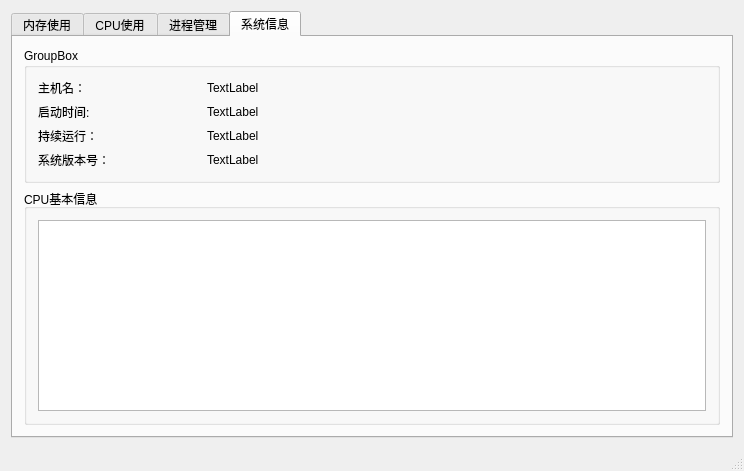
<?xml version="1.0" encoding="UTF-8"?>
<ui version="4.0">
 <class>MainWindow</class>
 <widget class="QMainWindow" name="MainWindow">
  <property name="geometry">
   <rect>
    <x>0</x>
    <y>0</y>
    <width>744</width>
    <height>471</height>
   </rect>
  </property>
  <property name="windowTitle">
   <string>MainWindow</string>
  </property>
  <widget class="QWidget" name="centralWidget">
   <layout class="QGridLayout" name="gridLayout_2">
    <item row="0" column="0">
     <widget class="QTabWidget" name="tabWidget">
      <property name="currentIndex">
       <number>3</number>
      </property>
      <widget class="QWidget" name="Memtab">
       <attribute name="title">
        <string>内存使用</string>
       </attribute>
       <layout class="QGridLayout" name="gridLayout">
        <item row="1" column="8">
         <widget class="QLabel" name="label_9">
          <property name="text">
           <string>MB</string>
          </property>
         </widget>
        </item>
        <item row="5" column="0" colspan="9">
         <widget class="QProgressBar" name="swapBar">
          <property name="value">
           <number>0</number>
          </property>
          <property name="orientation">
           <enum>Qt::Horizontal</enum>
          </property>
         </widget>
        </item>
        <item row="6" column="0" colspan="9">
         <widget class="QChartView" name="memChart"/>
        </item>
        <item row="4" column="4">
         <widget class="QLabel" name="Swapfree">
          <property name="text">
           <string>TextLabel</string>
          </property>
         </widget>
        </item>
        <item row="4" column="5">
         <widget class="QLabel" name="label_18">
          <property name="text">
           <string>MB</string>
          </property>
         </widget>
        </item>
        <item row="1" column="7">
         <widget class="QLabel" name="Memuse">
          <property name="text">
           <string>TextLabel</string>
          </property>
         </widget>
        </item>
        <item row="1" column="6">
         <widget class="QLabel" name="label">
          <property name="text">
           <string>Use:</string>
          </property>
         </widget>
        </item>
        <item row="4" column="3">
         <widget class="QLabel" name="label_11">
          <property name="text">
           <string>Free:</string>
          </property>
         </widget>
        </item>
        <item row="2" column="0" colspan="9">
         <widget class="QProgressBar" name="memBar">
          <property name="value">
           <number>0</number>
          </property>
          <property name="orientation">
           <enum>Qt::Horizontal</enum>
          </property>
         </widget>
        </item>
        <item row="4" column="0">
         <widget class="QLabel" name="label_14">
          <property name="text">
           <string>Total:</string>
          </property>
         </widget>
        </item>
        <item row="1" column="2">
         <widget class="QLabel" name="label_3">
          <property name="text">
           <string>MB</string>
          </property>
         </widget>
        </item>
        <item row="1" column="3">
         <widget class="QLabel" name="label_4">
          <property name="text">
           <string>Free:</string>
          </property>
         </widget>
        </item>
        <item row="4" column="6">
         <widget class="QLabel" name="label_12">
          <property name="text">
           <string>Use:</string>
          </property>
         </widget>
        </item>
        <item row="4" column="7">
         <widget class="QLabel" name="SwapUse">
          <property name="text">
           <string>TextLabel</string>
          </property>
         </widget>
        </item>
        <item row="1" column="1">
         <widget class="QLabel" name="Memtotal">
          <property name="text">
           <string>TextLabel</string>
          </property>
         </widget>
        </item>
        <item row="4" column="2">
         <widget class="QLabel" name="label_10">
          <property name="text">
           <string>MB</string>
          </property>
         </widget>
        </item>
        <item row="1" column="0">
         <widget class="QLabel" name="label_5">
          <property name="text">
           <string>Total:</string>
          </property>
         </widget>
        </item>
        <item row="1" column="4">
         <widget class="QLabel" name="Memfree">
          <property name="text">
           <string>TextLabel</string>
          </property>
         </widget>
        </item>
        <item row="1" column="5">
         <widget class="QLabel" name="label_6">
          <property name="text">
           <string>MB</string>
          </property>
         </widget>
        </item>
        <item row="0" column="0">
         <widget class="QLabel" name="label_8">
          <property name="text">
           <string>Memory</string>
          </property>
         </widget>
        </item>
        <item row="4" column="8">
         <widget class="QLabel" name="label_15">
          <property name="text">
           <string>MB</string>
          </property>
         </widget>
        </item>
        <item row="4" column="1">
         <widget class="QLabel" name="Swaptotal">
          <property name="text">
           <string>TextLabel</string>
          </property>
         </widget>
        </item>
        <item row="3" column="0">
         <widget class="QLabel" name="label_13">
          <property name="text">
           <string>Swap</string>
          </property>
         </widget>
        </item>
       </layout>
      </widget>
      <widget class="QWidget" name="CPUtab">
       <property name="styleSheet">
        <string notr="true"/>
       </property>
       <attribute name="title">
        <string>CPU使用</string>
       </attribute>
       <layout class="QGridLayout" name="gridLayout_3">
        <item row="0" column="0">
         <widget class="QLabel" name="label_16">
          <property name="text">
           <string>CPU1:</string>
          </property>
         </widget>
        </item>
        <item row="0" column="1">
         <widget class="QProgressBar" name="cpu1Bar">
          <property name="value">
           <number>0</number>
          </property>
         </widget>
        </item>
        <item row="1" column="0">
         <widget class="QLabel" name="label_17">
          <property name="text">
           <string>CPU2:</string>
          </property>
         </widget>
        </item>
        <item row="1" column="1">
         <widget class="QProgressBar" name="cpu2Bar">
          <property name="value">
           <number>0</number>
          </property>
         </widget>
        </item>
        <item row="2" column="0" colspan="2">
         <widget class="QGroupBox" name="groupBox_4">
          <property name="title">
           <string>CPU曲线</string>
          </property>
          <layout class="QGridLayout" name="gridLayout_5">
           <item row="1" column="5">
            <widget class="QLabel" name="yellow">
             <property name="maximumSize">
              <size>
               <width>50</width>
               <height>16777215</height>
              </size>
             </property>
             <property name="text">
              <string/>
             </property>
            </widget>
           </item>
           <item row="1" column="0">
            <widget class="QLabel" name="label_19">
             <property name="maximumSize">
              <size>
               <width>50</width>
               <height>16777215</height>
              </size>
             </property>
             <property name="text">
              <string>CPU1</string>
             </property>
            </widget>
           </item>
           <item row="1" column="1">
            <widget class="QLabel" name="red">
             <property name="maximumSize">
              <size>
               <width>50</width>
               <height>16777215</height>
              </size>
             </property>
             <property name="text">
              <string/>
             </property>
             <property name="scaledContents">
              <bool>false</bool>
             </property>
            </widget>
           </item>
           <item row="0" column="0" colspan="7">
            <widget class="QChartView" name="cpuChart"/>
           </item>
           <item row="1" column="4">
            <widget class="QLabel" name="label_20">
             <property name="maximumSize">
              <size>
               <width>50</width>
               <height>16777215</height>
              </size>
             </property>
             <property name="text">
              <string>CPU2</string>
             </property>
            </widget>
           </item>
          </layout>
         </widget>
        </item>
       </layout>
      </widget>
      <widget class="QWidget" name="Protab">
       <attribute name="title">
        <string>进程管理</string>
       </attribute>
       <layout class="QGridLayout" name="gridLayout_11">
        <item row="0" column="0">
         <widget class="QLabel" name="label_29">
          <property name="text">
           <string>Running:</string>
          </property>
         </widget>
        </item>
        <item row="3" column="0">
         <widget class="QLabel" name="label_33">
          <property name="text">
           <string>Total:</string>
          </property>
         </widget>
        </item>
        <item row="3" column="10">
         <widget class="QPushButton" name="btn_ShutDown">
          <property name="text">
           <string>关机</string>
          </property>
         </widget>
        </item>
        <item row="0" column="10">
         <widget class="QLabel" name="label_Zombie">
          <property name="text">
           <string>TextLabel</string>
          </property>
         </widget>
        </item>
        <item row="0" column="1">
         <widget class="QLabel" name="label_Running">
          <property name="text">
           <string>TextLabel</string>
          </property>
         </widget>
        </item>
        <item row="0" column="9">
         <widget class="QLabel" name="label_32">
          <property name="text">
           <string>Zombie:</string>
          </property>
          <property name="alignment">
           <set>Qt::AlignRight|Qt::AlignTrailing|Qt::AlignVCenter</set>
          </property>
         </widget>
        </item>
        <item row="0" column="4">
         <widget class="QLabel" name="label_30">
          <property name="text">
           <string>Sleeping:</string>
          </property>
         </widget>
        </item>
        <item row="0" column="5">
         <widget class="QLabel" name="label_Sleeping">
          <property name="text">
           <string>TextLabel</string>
          </property>
         </widget>
        </item>
        <item row="0" column="8">
         <widget class="QLabel" name="label_Stopped">
          <property name="text">
           <string>TextLabel</string>
          </property>
         </widget>
        </item>
        <item row="0" column="7">
         <widget class="QLabel" name="label_31">
          <property name="text">
           <string>Stopped:</string>
          </property>
          <property name="alignment">
           <set>Qt::AlignRight|Qt::AlignTrailing|Qt::AlignVCenter</set>
          </property>
         </widget>
        </item>
        <item row="3" column="9">
         <widget class="QPushButton" name="btn_killProc">
          <property name="text">
           <string>结束进程</string>
          </property>
         </widget>
        </item>
        <item row="3" column="8">
         <widget class="QPushButton" name="btn_viewProc">
          <property name="text">
           <string>详细信息</string>
          </property>
         </widget>
        </item>
        <item row="3" column="1">
         <widget class="QLabel" name="label_Total">
          <property name="text">
           <string>TextLabel</string>
          </property>
         </widget>
        </item>
        <item row="3" column="4">
         <widget class="QLabel" name="label_21">
          <property name="text">
           <string>Idle:</string>
          </property>
         </widget>
        </item>
        <item row="3" column="5">
         <widget class="QLabel" name="label_Idle">
          <property name="text">
           <string>TextLabel</string>
          </property>
         </widget>
        </item>
        <item row="1" column="0" colspan="11">
         <widget class="QTableWidget" name="tableWidget">
          <property name="editTriggers">
           <set>QAbstractItemView::NoEditTriggers</set>
          </property>
          <column>
           <property name="text">
            <string>pid</string>
           </property>
          </column>
          <column>
           <property name="text">
            <string>name</string>
           </property>
          </column>
          <column>
           <property name="text">
            <string>state</string>
           </property>
          </column>
          <column>
           <property name="text">
            <string>ppid</string>
           </property>
          </column>
          <column>
           <property name="text">
            <string>priority</string>
           </property>
          </column>
          <column>
           <property name="text">
            <string>Memory(MB)</string>
           </property>
          </column>
         </widget>
        </item>
        <item row="3" column="7">
         <widget class="QPushButton" name="pushButton">
          <property name="text">
           <string>查找进程</string>
          </property>
         </widget>
        </item>
       </layout>
      </widget>
      <widget class="QWidget" name="Systab">
       <attribute name="title">
        <string>系统信息</string>
       </attribute>
       <layout class="QGridLayout" name="gridLayout_4">
        <item row="0" column="0">
         <widget class="QGroupBox" name="groupBox_5">
          <property name="title">
           <string>GroupBox</string>
          </property>
          <layout class="QGridLayout" name="gridLayout_6">
           <item row="0" column="0">
            <widget class="QLabel" name="label_25">
             <property name="text">
              <string>主机名：</string>
             </property>
            </widget>
           </item>
           <item row="0" column="1">
            <widget class="QLabel" name="hostname">
             <property name="focusPolicy">
              <enum>Qt::NoFocus</enum>
             </property>
             <property name="acceptDrops">
              <bool>false</bool>
             </property>
             <property name="lineWidth">
              <number>1</number>
             </property>
             <property name="text">
              <string>TextLabel</string>
             </property>
             <property name="alignment">
              <set>Qt::AlignLeading|Qt::AlignLeft|Qt::AlignVCenter</set>
             </property>
            </widget>
           </item>
           <item row="0" column="2">
            <widget class="QLabel" name="label_7">
             <property name="text">
              <string/>
             </property>
            </widget>
           </item>
           <item row="0" column="3">
            <widget class="QLabel" name="label_2">
             <property name="text">
              <string/>
             </property>
            </widget>
           </item>
           <item row="1" column="0">
            <widget class="QLabel" name="label_26">
             <property name="text">
              <string>启动时间:</string>
             </property>
            </widget>
           </item>
           <item row="1" column="1">
            <widget class="QLabel" name="StartTime">
             <property name="text">
              <string>TextLabel</string>
             </property>
             <property name="alignment">
              <set>Qt::AlignLeading|Qt::AlignLeft|Qt::AlignVCenter</set>
             </property>
            </widget>
           </item>
           <item row="2" column="0">
            <widget class="QLabel" name="label_27">
             <property name="text">
              <string>持续运行：</string>
             </property>
            </widget>
           </item>
           <item row="2" column="1">
            <widget class="QLabel" name="DualTime">
             <property name="text">
              <string>TextLabel</string>
             </property>
            </widget>
           </item>
           <item row="3" column="0">
            <widget class="QLabel" name="label_28">
             <property name="text">
              <string>系统版本号：</string>
             </property>
            </widget>
           </item>
           <item row="3" column="1">
            <widget class="QLabel" name="Version">
             <property name="text">
              <string>TextLabel</string>
             </property>
            </widget>
           </item>
          </layout>
         </widget>
        </item>
        <item row="1" column="0">
         <widget class="QGroupBox" name="groupBox_9">
          <property name="title">
           <string>CPU基本信息</string>
          </property>
          <layout class="QGridLayout" name="gridLayout_7">
           <item row="0" column="0">
            <widget class="QTextBrowser" name="cpuList">
             <property name="textInteractionFlags">
              <set>Qt::NoTextInteraction</set>
             </property>
            </widget>
           </item>
          </layout>
         </widget>
        </item>
       </layout>
      </widget>
     </widget>
    </item>
   </layout>
  </widget>
  <widget class="QStatusBar" name="statusBar"/>
 </widget>
 <layoutdefault spacing="6" margin="11"/>
 <customwidgets>
  <customwidget>
   <class>QChartView</class>
   <extends>QGraphicsView</extends>
   <header>QtCharts</header>
  </customwidget>
 </customwidgets>
 <resources/>
 <connections/>
</ui>
